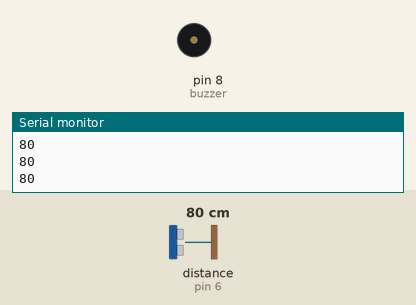
The sketch below on a simulated Arduino Uno, built with avr-gcc and run on an emulated ATmega328P. On the bench: buzzer (waves = sounding, pin HIGH), the last lines printed to the serial monitor. Wiring (inferred from the names in the program): ultrasonic range finder: trigger pin 7; echo pin 6. The inputs (shaded band) are chosen by the test bench; at power-on: distance to the obstacle (sensor on pin 6) 80 cm. The echo pulse lasts 58.3 µs per cm; pins used as bus, display or sensor lines are not drawn.

Above: at 1.2 s.
1.3 s: distance to the obstacle (sensor on pin 6) set to 12 cm
2.8 s: distance to the obstacle (sensor on pin 6) set to 9 cm
At 3.2 s:
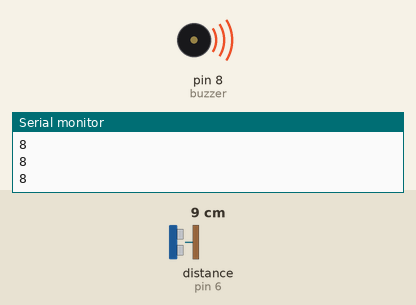
4.3 s: distance to the obstacle (sensor on pin 6) set to 18 cm
At 5.5 s:
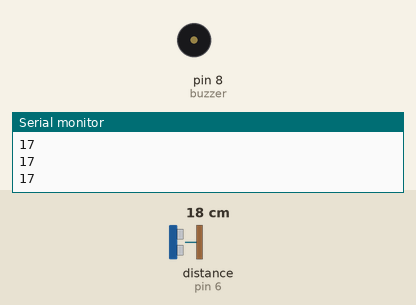
5.8 s: distance to the obstacle (sensor on pin 6) set to 2 cm
At 6.8 s:
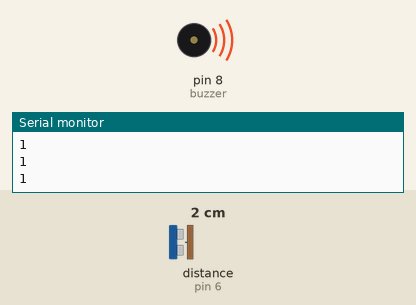
Timing chart, 0 to 8.3 s (numbered marks = the images above; inputs shaded):
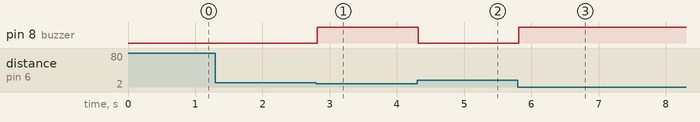

Measured:
- the behaviour switches between 11 and 10 cm on distance to the obstacle (sensor on pin 6) (found by bisection; images 0 and 1)
- after the input at 2.8 s, pin 8 (buzzer): LOW → HIGH at once
- after the input at 4.3 s, pin 8 (buzzer): HIGH → LOW at once
- after the input at 5.8 s, pin 8 (buzzer): LOW → HIGH at once

The sketch:

sketch_mar11a.ino
```cpp
int trig = 7;
int echo = 6;
int buzzer = 8; // Define the buzzer pin

long timeInMicro;
long distanceInCm;

void setup() {
  Serial.begin(9600);
  pinMode(trig, OUTPUT); // Use the trig variable
  pinMode(echo, INPUT); // Use the echo variable
  pinMode(buzzer, OUTPUT); // Set the buzzer pin as output
}

void loop() {
  digitalWrite(trig, LOW);
  delayMicroseconds(2);
  digitalWrite(trig, HIGH);
  delayMicroseconds(10);
  digitalWrite(trig, LOW);

  timeInMicro = pulseIn(echo, HIGH);

  distanceInCm = ((timeInMicro / 29) / 2);

  Serial.println(distanceInCm);
  delay(10);

  // Check if distance is less than a threshold value (adjust as needed)
  if (distanceInCm < 10) {
    // If object is too close, sound the buzzer
    digitalWrite(buzzer, HIGH);
  } else {
    // If object is not too close, turn off the buzzer
    digitalWrite(buzzer, LOW);
  }
}
```
